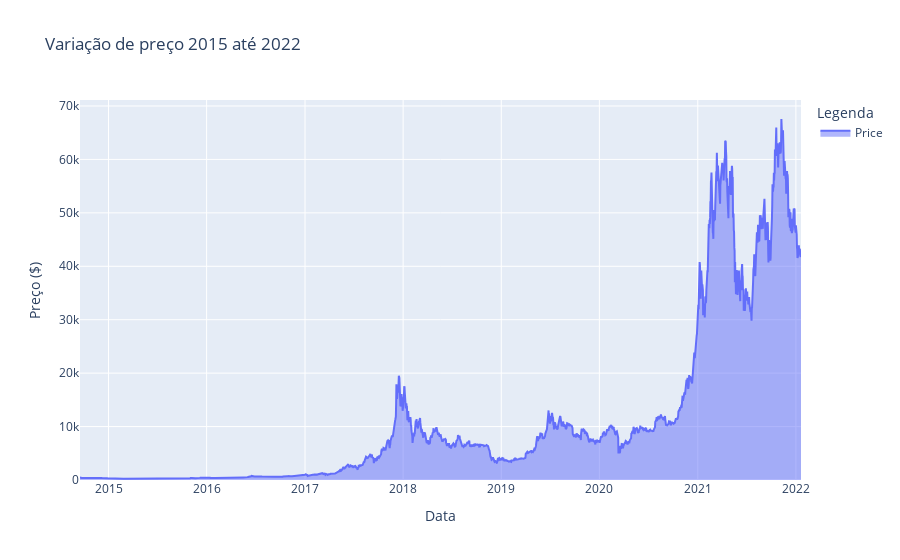

The notebook cell saved with this chart:
### Code cell
fig = px.area(df, title ="Variação de preço 2015 até 2022", labels=dict( Date="Data", value="Preço ($)", variable="Legenda"))
fig.show()

### Figure 1 — Plotly figure (JSON) as saved in the notebook; plotly's stock layout.template omitted (floating-point values rounded to 4 significant figures; data arrays with more than 128 entries replaced by an {"elided": "..."} marker saying what was removed)
{"data": [{"hovertemplate": "Legenda=Price<br>Data=%{x}<br>Preço ($)=%{y}<extra></extra>", "legendgroup": "Price", "line": {"color": "#636efa"}, "marker": {"symbol": "circle"}, "mode": "lines", "name": "Price", "orientation": "v", "showlegend": true, "stackgroup": "1", "type": "scatter", "x": {"elided": "2683 str values"}, "xaxis": "x", "y": {"elided": "2683 float values"}, "yaxis": "y"}], "layout": {"legend": {"title": {"text": "Legenda"}, "tracegroupgap": 0}, "title": {"text": "Variação de preço 2015 até 2022"}, "xaxis": {"anchor": "y", "domain": [0, 1], "title": {"text": "Data"}}, "yaxis": {"anchor": "x", "domain": [0, 1], "title": {"text": "Preço ($)"}}}}
